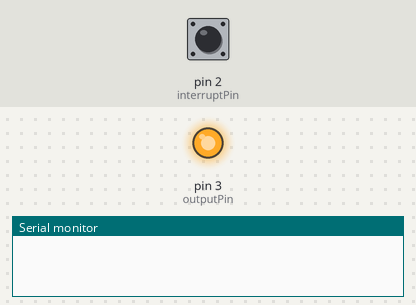
Bench run of a sketch on a simulated Arduino Uno, built with avr-gcc and run on an emulated ATmega328P. Parts: output pins drawn as LEDs (lit = HIGH), the last lines printed to the serial monitor. Inputs (shaded band) come from the test bench; at power-on: pin 2 (interruptPin) HIGH.

Above: at 0.01 s.
At 2.0 s:
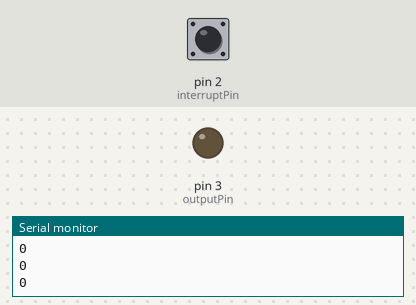
Timing chart, 0 to 3.5 s (numbered marks = the images above):
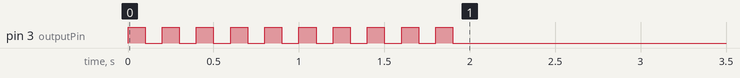

The sketch:

interrupt_ex02.ino
```cpp
/*
   Example interupt 01
   Created by Jarek Paral
   RoboticsCamp 2016
   RoboticsBrno
   www.robotikabrno.cz

   Description:
   Measuring number of rising edge by interrupt on pin D2 (PIN2).

   Pinout:
   D3 (PIN3) connect with D2 (PIN2)
*/

int interruptPin = 2;
int outputPin = 3;

volatile int cnt = 0;
volatile unsigned long timeHigh;
volatile unsigned long minDifTime = 5;

void counter(){
  if(digitalRead(interruptPin) == HIGH)
    timeHigh = millis();
  else{
    if((millis() - timeHigh) > minDifTime)
      cnt++;
  }
}

void setup() {
  pinMode(outputPin, OUTPUT);
  digitalWrite(outputPin, LOW);
  pinMode(interruptPin, INPUT_PULLUP);
  attachInterrupt(
    digitalPinToInterrupt(interruptPin),
    counter, CHANGE);

  Serial.begin(9600);

  for(int i = 0; i < 10; i++)
  {
     digitalWrite(outputPin, HIGH);
     delay(100);
     digitalWrite(outputPin, LOW);
     delay(100);
     Serial.println(cnt);
  }
}

void loop() {
  Serial.println(cnt); // end resul = 10
  delay(100);
}
```
